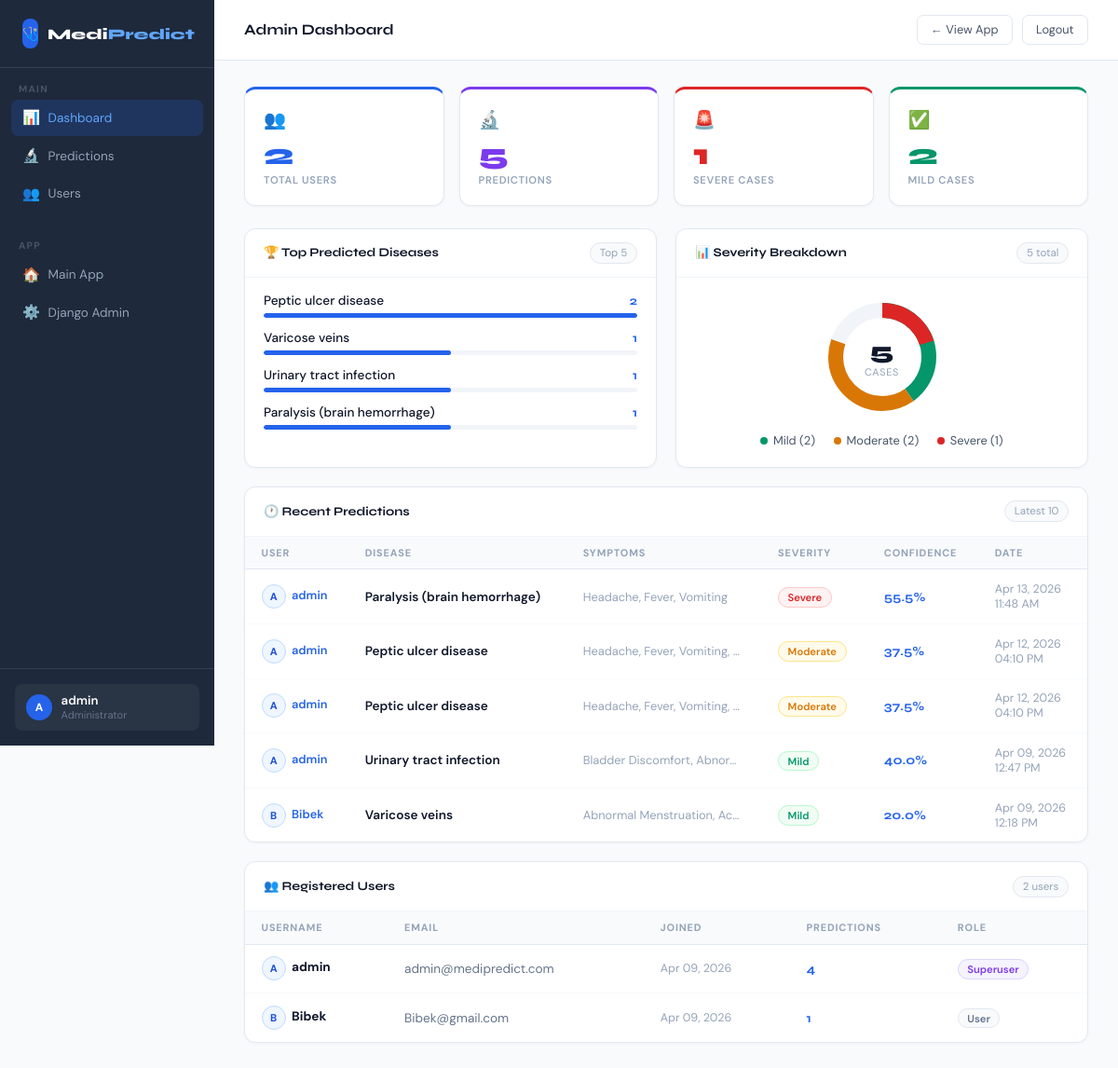
The app's page /dashboard/ (signed in) with its own data.
### predictor/models.py (models this page shows, shortened)
class Prediction(models.Model):
    user = models.ForeignKey(User, on_delete=models.CASCADE)
    symptoms = models.TextField()
    disease = models.CharField(max_length=200)
    confidence = models.FloatField()
    severity = models.CharField(max_length=50)
    created_at = models.DateTimeField(auto_now_add=True)
    class Meta:
        ordering = ['-created_at']

### predictor/views.py (the view)
# urls.py: path('dashboard/', views.admin_dashboard, name='admin_dashboard'),
@staff_member_required
def admin_dashboard(request):
    from django.contrib.auth.models import User
    total_users       = User.objects.count()
    total_predictions = Prediction.objects.count()
    severe_count      = Prediction.objects.filter(severity='Severe').count()
    mild_count        = Prediction.objects.filter(severity='Mild').count()
    moderate_count    = Prediction.objects.filter(severity='Moderate').count()
    top_diseases = (
        Prediction.objects
        .values('disease')
        .annotate(count=Count('disease'))
        .order_by('-count')[:5]
    )
    recent = Prediction.objects.select_related('user').order_by('-created_at')[:10]
    users = User.objects.annotate(pred_count=Count('prediction')).order_by('-date_joined')[:10]
    context = {
        'total_users': total_users,
        'total_predictions': total_predictions,
        'severe_count': severe_count,
        'mild_count': mild_count,
        'moderate_count': moderate_count,
        'top_diseases': top_diseases,
        'recent': recent,
        'users': users,
    }
    return render(request, 'predictor/admin_dashboard.html', context)

### templates/predictor/admin_dashboard.html (shortened to what this page needs)
<!DOCTYPE html>
<html lang="en">
<head>
</head>
<body>
<div class="layout">
  <aside class="sidebar">
    <div class="sidebar-logo">
      <div class="logo-icon">🩺</div>
      <div class="logo-text">Medi<span>Predict</span></div>
    </div>
    <div class="nav-section">
      <div class="nav-label">Main</div>
      <a href="/dashboard/" class="nav-item active"><span class="nav-icon">📊</span> Dashboard</a>
      <a href="/admin/predictor/prediction/" class="nav-item"><span class="nav-icon">🔬</span> Predictions</a>
      <a href="/admin/auth/user/" class="nav-item"><span class="nav-icon">👥</span> Users</a>
    </div>
    <div class="nav-section" style="margin-top:0.75rem;">
      <div class="nav-label">App</div>
      <a href="/" class="nav-item"><span class="nav-icon">🏠</span> Main App</a>
      <a href="/admin/" class="nav-item"><span class="nav-icon">⚙️</span> Django Admin</a>
    </div>
    <div class="sidebar-footer">
      <div class="admin-badge">
        <div class="admin-avatar">{{ request.user.username|first|upper }}</div>
        <div><div class="admin-name">{{ request.user.username }}</div><div class="admin-role">Administrator</div></div>
      </div>
    </div>
  </aside>
  <div class="main">
    <div class="topbar">
      <h1>Admin Dashboard</h1>
      <div class="topbar-right">
        <a href="/" class="btn-sm">← View App</a>
        <a href="/logout/" class="btn-sm">Logout</a>
      </div>
    </div>
    <div class="content">
      <div class="stats-grid">
        <div class="stat-card" style="--c:#2563eb"><div class="stat-icon">👥</div><div class="stat-val">{{ total_users }}</div><div class="stat-lbl">Total Users</div></div>
        <div class="stat-card" style="--c:#7c3aed"><div class="stat-icon">🔬</div><div class="stat-val">{{ total_predictions }}</div><div class="stat-lbl">Predictions</div></div>
        <div class="stat-card" style="--c:#dc2626"><div class="stat-icon">🚨</div><div class="stat-val">{{ severe_count }}</div><div class="stat-lbl">Severe Cases</div></div>
        <div class="stat-card" style="--c:#059669"><div class="stat-icon">✅</div><div class="stat-val">{{ mild_count }}</div><div class="stat-lbl">Mild Cases</div></div>
      </div>
      <div class="two-col">
        <div class="panel">
          <div class="panel-header"><span class="panel-title">🏆 Top Predicted Diseases</span><span class="panel-count">Top 5</span></div>
          <div class="disease-list">
            {% for d in top_diseases %}
            <div class="disease-item">
              <div class="disease-row"><span class="disease-name">{{ d.disease }}</span><span class="disease-count">{{ d.count }}</span></div>
              <div class="bar-bg"><div class="bar-fill" style="width:0%" data-width="{% if top_diseases.0.count > 0 %}{% widthratio d.count top_diseases.0.count 100 %}{% else %}0{% endif %}%"></div></div>
            </div>
            {% empty %}<p style="color:#94a3b8;font-size:0.85rem;padding:1rem 0;">No predictions yet.</p>{% endfor %}
          </div>
        </div>
        <div class="panel">
          <div class="panel-header"><span class="panel-title">📊 Severity Breakdown</span><span class="panel-count">{{ total_predictions }} total</span></div>
          <div class="severity-wrap">
            {% if total_predictions > 0 %}
            <div class="donut-container">
              <svg class="donut" width="130" height="130" viewBox="0 0 130 130">
                <circle cx="65" cy="65" r="50" fill="none" stroke="#f1f5f9" stroke-width="16"/>
                {% if mild_count %}<circle cx="65" cy="65" r="50" fill="none" stroke="#059669" stroke-width="16" stroke-dasharray="{% widthratio mild_count total_predictions 314 %} 314" stroke-dashoffset="0"/>{% endif %}
                {% if moderate_count %}<circle cx="65" cy="65" r="50" fill="none" stroke="#d97706" stroke-width="16" stroke-dasharray="{% widthratio moderate_count total_predictions 314 %} 314" stroke-dashoffset="-{% widthratio mild_count total_predictions 314 %}"/>{% endif %}
                {% if severe_count %}<circle cx="65" cy="65" r="50" fill="none" stroke="#dc2626" stroke-width="16" stroke-dasharray="{% widthratio severe_count total_predictions 314 %} 314" stroke-dashoffset="-{% widthratio mild_count total_predictions 314 %} -{% widthratio moderate_count total_predictions 314 %}"/>{% endif %}
              </svg>
              <div class="donut-center"><div class="donut-total">{{ total_predictions }}</div><div class="donut-label">Cases</div></div>
            </div>
            {% else %}<div style="color:#94a3b8;font-size:0.88rem;">No data yet.</div>{% endif %}
            <div class="severity-legend">
              <div class="leg-item"><div class="leg-dot" style="background:#059669"></div>Mild ({{ mild_count }})</div>
              <div class="leg-item"><div class="leg-dot" style="background:#d97706"></div>Moderate ({{ moderate_count }})</div>
              <div class="leg-item"><div class="leg-dot" style="background:#dc2626"></div>Severe ({{ severe_count }})</div>
            </div>
          </div>
        </div>
      </div>
      <div class="full-col">
        <div class="panel-header"><span class="panel-title">🕐 Recent Predictions</span><span class="panel-count">Latest 10</span></div>
        <div class="table-wrap">
          <table>
            <thead><tr><th>User</th><th>Disease</th><th>Symptoms</th><th>Severity</th><th>Confidence</th><th>Date</th></tr></thead>
            <tbody>
              {% for p in recent %}
              <tr>
                <td><span class="user-av">{{ p.user.username|first|upper }}</span><span class="td-user">{{ p.user.username }}</span></td>
                <td style="font-weight:600;">{{ p.disease }}</td>
                <td style="color:#94a3b8;font-size:0.8rem;max-width:200px;overflow:hidden;text-overflow:ellipsis;white-space:nowrap;">{{ p.symptoms }}</td>
                <td>
                  {% if p.severity == 'Mild' %}<span class="sev-badge" style="background:#f0fdf4;color:#059669;border:1px solid #bbf7d0">Mild</span>
                  {% elif p.severity == 'Moderate' %}<span class="sev-badge" style="background:#fffbeb;color:#d97706;border:1px solid #fde68a">Moderate</span>
                  {% else %}<span class="sev-badge" style="background:#fef2f2;color:#dc2626;border:1px solid #fecaca">Severe</span>{% endif %}
                </td>
                <td style="font-family:'Syne',sans-serif;font-weight:700;color:#2563eb;">{{ p.confidence }}%</td>
                <td class="td-date">{{ p.created_at|date:"M d, Y" }}<br>{{ p.created_at|time:"h:i A" }}</td>
              </tr>
              {% empty %}<tr><td colspan="6" style="text-align:center;color:#94a3b8;padding:2rem;">No predictions yet.</td></tr>{% endfor %}
            </tbody>
          </table>
        </div>
      </div>
      <div class="full-col">
        <div class="panel-header"><span class="panel-title">👥 Registered Users</span><span class="panel-count">{{ total_users }} users</span></div>
        <div class="table-wrap">
          <table>
            <thead><tr><th>Username</th><th>Email</th><th>Joined</th><th>Predictions</th><th>Role</th></tr></thead>
            <tbody>
              {% for u in users %}
              <tr>
                <td><span class="user-av">{{ u.username|first|upper }}</span><strong>{{ u.username }}</strong></td>
                <td style="color:#64748b;">{{ u.email|default:"—" }}</td>
                <td class="td-date">{{ u.date_joined|date:"M d, Y" }}</td>
                <td style="font-family:'Syne',sans-serif;font-weight:700;color:#2563eb;">{{ u.pred_count }}</td>
                <td>
                  {% if u.is_superuser %}<span class="sev-badge" style="background:#f5f3ff;color:#7c3aed;border:1px solid #ddd6fe">Superuser</span>
                  {% elif u.is_staff %}<span class="sev-badge" style="background:#eff6ff;color:#2563eb;border:1px solid #bfdbfe">Staff</span>
                  {% else %}<span class="sev-badge" style="background:#f8fafc;color:#64748b;border:1px solid #e2e8f0">User</span>{% endif %}
                </td>
              </tr>
              {% empty %}<tr><td colspan="5" style="text-align:center;color:#94a3b8;padding:2rem;">No users yet.</td></tr>{% endfor %}
            </tbody>
          </table>
        </div>
      </div>
    </div>
  </div>
</div>
</body>
</html>

### records on screen
Prediction: user.username|first "A", user.username "admin", disease "Paralysis (brain hemorrhage)", symptoms "Headache, Fever, Vomiting", severity "Severe", confidence "55.5", created_at "Apr 13, 2026", created_at "11:48 AM"
Prediction: user.username|first "A", user.username "admin", disease "Peptic ulcer disease", symptoms "Headache, Fever, Vomiting,…", severity "Moderate", confidence "37.5", created_at "Apr 12, 2026", created_at "04:10 PM"
Prediction: user.username|first "A", user.username "admin", disease "Peptic ulcer disease", symptoms "Headache, Fever, Vomiting,…", severity "Moderate", confidence "37.5", created_at "Apr 12, 2026", created_at "04:10 PM"
Prediction: user.username|first "A", user.username "admin", disease "Urinary tract infection", symptoms "Bladder Discomfort, Abnor…", severity "Mild", confidence "40.0", created_at "Apr 09, 2026", created_at "12:47 PM"
Prediction: user.username|first "B", user.username "Bibek", disease "Varicose veins", symptoms "Abnormal Menstruation, Ac…", severity "Mild", confidence "20.0", created_at "Apr 09, 2026", created_at "12:18 PM"

### other values on screen
{{ request.user.username|first|upper }} "A"
{{ request.user.username }} "admin"
{{ total_users }} "2"
{{ total_predictions }} "5"
{{ severe_count }} "1"
{{ mild_count }} "2"
{{ d.disease }} "Peptic ulcer disease" "Varicose veins" "Urinary tract infection" "Paralysis (brain hemorrhage)"
{{ d.count }} "2" "1" "1" "1"
{{ moderate_count }} "2"
{{ u.username|first|upper }} "A"
{{ u.username }} "admin"
{{ u.email|default:"—" }} "admin@medipredict.com"
{{ u.date_joined|date:"M d, Y" }} "Apr 09, 2026"
{{ u.pred_count }} "4"
{{ u.username|first|upper }} "B"
